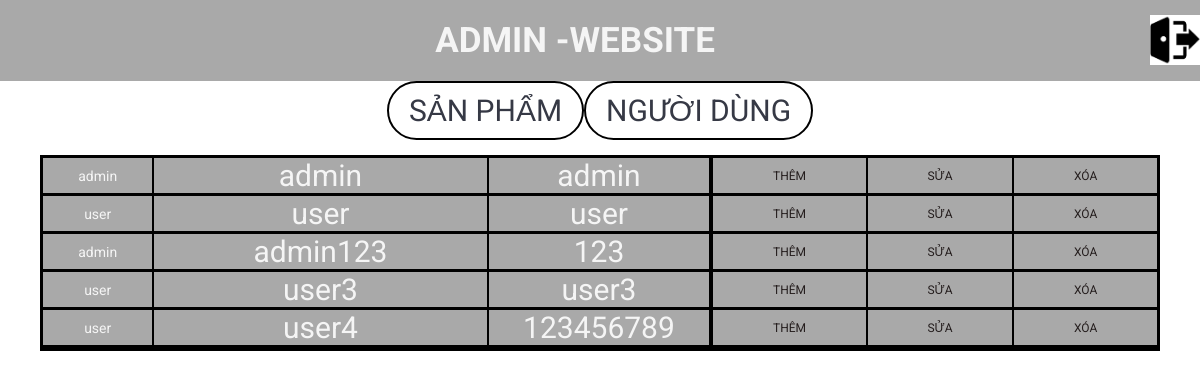
The app's page /admin/index.php?ad=use (signed in) with its own data.
### tables this page shows
CREATE TABLE `tbl_user` (
  `id_user` int(11) NOT NULL,
  `user` varchar(50) NOT NULL,
  `password` varchar(50) NOT NULL,
  `role` tinyint(1) NOT NULL DEFAULT 2
);

### admin/show.php (called while the page is built, shortened)
<?php
 function show_tk(){
    $conn =connectdb();
    $sql ="SELECT * FROM tbl_user ";
    $stmt =  $conn->prepare($sql);
    $stmt->execute();
    $kq = $stmt->fetchAll();
    return $kq;
     }
 ?>

### admin/user.php (the view)
<main>
        <div class="nav">
        <a class="center" href="index.php">Sản phẩm</a>
        <a class="center" href="index.php?ad=use">người dùng</a>
        </div>
        <div class="form-content">
            <form action="" class="admin-form">
                <?php
                include("show.php");
                $datas = show_tk();
                  foreach($datas as $row){ ?>
                <div class="product">
                    <div class="center" style="color:whitesmoke;font-size:1.4rem;border-right: .2rem solid black ;">
                        <?=$row['role']==1 ? 'admin': 'user'?>
                    </div>
                    <div class="text center"><?=$row['user']?></div>
                    <div class="text center"><?=$row['password']?> </div>
                    <a href="index.php?ad=add_user" class="center">Thêm</a>
                    <a href="" class="center">Sửa</a>
                    <a href="index.php?ad=del_use&id_user=<?=$row['id_user']?>" class="center">Xóa</a>
                </div>
                <?php }?>
            </form>
        </div>
    </main>

### admin/admin-css/admin.css (style rules this page uses)
* { margin: 0; padding: 0; }
html { font-size: 62.5%; overflow-x: hidden; scroll-padding: 5rem; scroll-behavior: smooth; font-family: "Roboto", sans-serif; }
.center { display: flex; align-items: center; justify-content: center; }
.text { color: whitesmoke; font-size: 3rem; border-right: 0.2rem solid black; }
main .nav { display: flex; justify-content: center; align-items: center; }
main .nav a { text-decoration: none; color: #363945; border: 0.2rem solid black; border-radius: 3rem; text-transform: uppercase; padding: 1rem 2rem; font-size: 3rem; }
main .form-content { padding: 0 4rem; margin-top: 1.5rem; }
main .form-content .admin-form { border: 0.3rem solid black; background-color: darkgray; }
main .form-content .admin-form .product { display: flex; display: grid; grid-template-columns: 10% 30% 20% auto auto auto; border-bottom: 0.3rem solid black; }
main .form-content .admin-form .product a { border-left: 0.2rem solid black; font-size: 1.2rem; text-decoration: none; text-transform: uppercase; color: rgb(36, 29, 29); }

### records on screen
tbl_user: role "admin", user "admin", password "admin"
tbl_user: role "user", user "user", password "user"
tbl_user: role "admin", user "admin123", password "123"
tbl_user: role "user", user "user3", password "user3"
tbl_user: role "user", user "user4", password "123456789"
